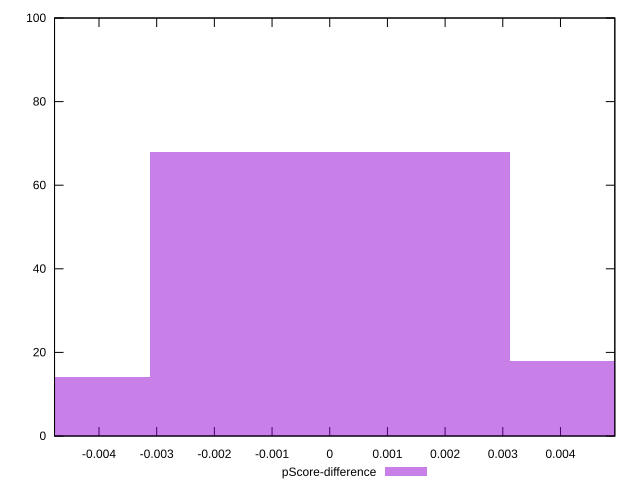

Recreate this plot in gnuplot.
reset

$pScoreDifference <<EOF
0 68
-0.0062486176131359514 14
0.0062486176131359514 18
EOF

set key outside below
set boxwidth 0.0062486176131359514
set xrange [-0.0047708728240448695:0.004942257760971763]
set yrange [0:100]
set trange [0:100]
set style fill transparent solid 0.5 noborder
set terminal svg size 640, 490 enhanced background rgb 'white'
set output "report_00015_2021-02-09T16-11-33.973Z/max-potential-fid/samples/pages+cached+noadtech+nomedia+nocss/pScore-difference/histogram.svg"

plot $pScoreDifference title "pScore-difference" with boxes

reset
